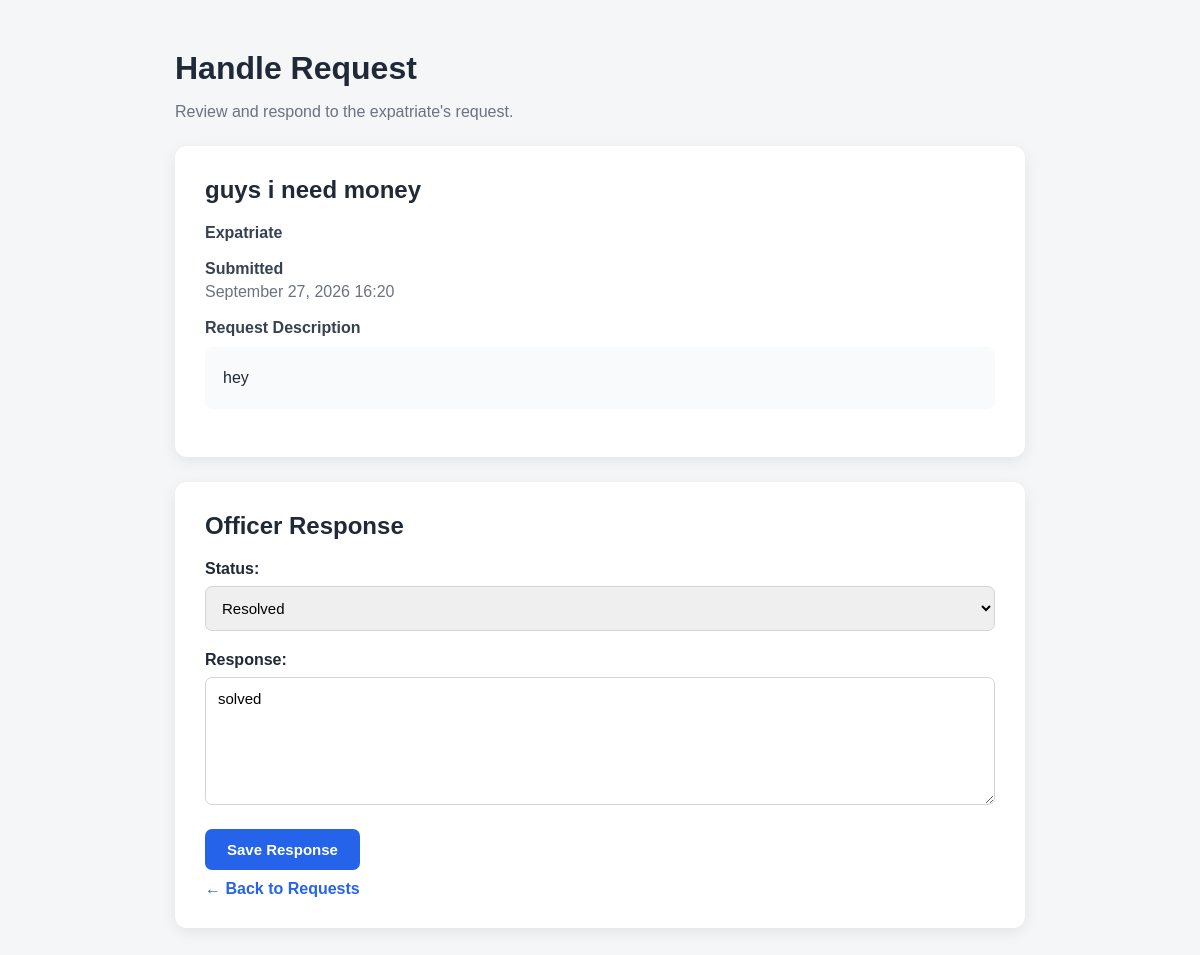
Page /communications/officer/requests/1/ (signed in) on the committed database.
### communications/models.py (models this page shows, shortened)
class Request(models.Model):
    class Status(models.TextChoices):
        PENDING = 'PENDING', 'Pending'
        IN_PROGRESS = 'IN_PROGRESS', 'In Progress'
        RESOLVED = 'RESOLVED', 'Resolved'
        REJECTED = 'REJECTED', 'Rejected'
    expatriate = models.ForeignKey(
        'expatriates.Expatriate',
        on_delete=models.CASCADE,
        related_name='requests'
    )
    subject = models.CharField(max_length=200)
    description = models.TextField()
    status = models.CharField(
        max_length=20,
        choices=Status.choices,
        default=Status.PENDING
    )
    response = models.TextField(
        blank=True
    )
    responded_by = models.ForeignKey(
        settings.AUTH_USER_MODEL,
        on_delete=models.SET_NULL,
        null=True,
        blank=True,
        related_name='handled_requests'
    )
    created_at = models.DateTimeField(
        auto_now_add=True
    )
    updated_at = models.DateTimeField(
        auto_now=True
    )

### communications/views.py (the view)
@login_required
def handle_request(request, request_id):
    if request.user.role not in ['AGENCY', 'GOVERNMENT']:
        return redirect('dashboard')
    request_item = Request.objects.get(
        id=request_id
    )
    if request.method == 'POST':
        form = RequestResponseForm(
            request.POST,
            instance=request_item
        )
        if form.is_valid():
            updated_request = form.save(
                commit=False
            )
            updated_request.responded_by = request.user
            updated_request.save()
            Notification.objects.create(
                recipient=updated_request.expatriate.user,
                title='Request Updated',
                message=f'Your request "{updated_request.subject}" has been updated. Status: {updated_request.get_status_display()}.'
            )
            return redirect('officer_requests')
    else:
        form = RequestResponseForm(
            instance=request_item
        )
    return render(
        request,
        'communications/handle_request.html',
        {
            'request_item': request_item,
            'form': form,
        }
    )

### communications/forms.py
class RequestResponseForm(forms.ModelForm):
    class Meta:
        model = Request
        fields = (
            'status',
            'response',
        )
        widgets = {
            'status': forms.Select(),
            'response': forms.Textarea(
                attrs={
                    'placeholder': 'Enter your response to the expatriate...',
                    'rows': 6,
                }
            ),
        }

### communications/templates/communications/handle_request.html (shortened to what this page needs)
<!DOCTYPE html>
<html lang="en">
<head>
</head>
<body>
<div class="container">
    <div class="header">
        <h1>Handle Request</h1>
        <p>Review and respond to the expatriate's request.</p>
    </div>
    <div class="card">
        <h2>{{ request_item.subject }}</h2>
        <div class="info">
            <div class="label">Expatriate</div>
        </div>
        <div class="info">
            <div class="label">Submitted</div>
            <div class="value">
                {{ request_item.created_at|date:"F d, Y H:i" }}
            </div>
        </div>
        <div class="info">
            <div class="label">
                Request Description
            </div>
            <div class="description">
                {{ request_item.description }}
            </div>
        </div>
    </div>
    <div class="card">
        <h2>Officer Response</h2>
        <form method="POST">
            {{ form.as_p }}
            <button
                type="submit"
                class="save-button"
            >
                Save Response
            </button>
        </form>
        <a
            href="{% url 'officer_requests' %}"
            class="back-link"
        >
            ← Back to Requests
        </a>
    </div>
</div>
</body>
</html>

### communications/templates/communications/handle_request.html (style rules this page uses)
* { box-sizing: border-box; }
body { margin: 0; font-family: Arial, sans-serif; background: #f4f6f8; color: #1f2937; }
.container { width: 90%; max-width: 850px; margin: 50px auto; }
.header { margin-bottom: 25px; }
.header h1 { margin-bottom: 8px; }
.header p { color: #6b7280; }
.card { background: white; padding: 30px; border-radius: 12px; box-shadow: 0 4px 15px rgba(0, 0, 0, 0.08); margin-bottom: 25px; }
.card h2 { margin-top: 0; margin-bottom: 20px; }
.info { margin-bottom: 18px; }
.label { font-weight: bold; color: #374151; margin-bottom: 5px; }
.value { color: #6b7280; }
.description { background: #f9fafb; padding: 18px; border-radius: 8px; line-height: 1.6; margin-top: 10px; }
form p { margin-bottom: 20px; }
form label { display: block; font-weight: 600; margin-bottom: 8px; }
form input, form select, form textarea { width: 100%; padding: 12px; border: 1px solid #d1d5db; border-radius: 7px; font-size: 15px; font-family: inherit; }
form textarea { resize: vertical; }
.save-button { border: none; padding: 12px 22px; background: #2563eb; color: white; border-radius: 7px; font-weight: 600; cursor: pointer; font-size: 15px; }
.back-link { display: inline-block; margin-top: 10px; color: #2563eb; text-decoration: none; font-weight: 600; }

### rows in the picture
Request: subject "guys i need money", created_at "September 27, 2026 16:20", description "hey", status "Resolved", response "solved"
